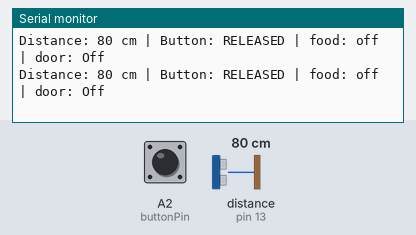
A sketch run on a simulated Arduino Uno, built with avr-gcc and run on an emulated ATmega328P. Shown: the last lines printed to the serial monitor. Wiring (inferred from the names in the program): ultrasonic range finder: trigger pin 12; echo pin 13. The test bench sets the inputs (shaded band); at power-on: distance to the obstacle (sensor on pin 13) 80 cm, A2 (buttonPin) HIGH. The echo pulse lasts 58.3 µs per cm.

Above: at 1.3 s.
1.4 s: distance to the obstacle (sensor on pin 13) set to 23 cm
At 1.9 s:
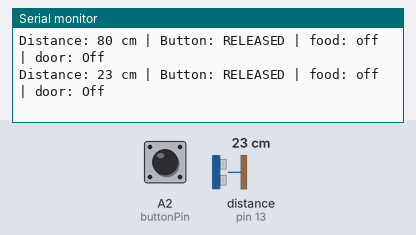
2.9 s: distance to the obstacle (sensor on pin 13) set to 18 cm
At 3.4 s:
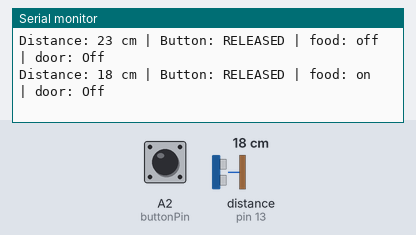

Measured:
- the behaviour switches between 21 and 20 cm on distance to the obstacle (sensor on pin 13) (found by bisection; images 1 and 2)
- after the input at 1.4 s, the serial monitor: prints a new line after 0.12 s (image 1)
- after the input at 2.9 s, the serial monitor: prints a new line after 0.13 s (image 2)

The sketch:

01_Ultrasonic_Button_Step4.ino
```cpp
// Step 4: ทดสอบ Ultrasonic (HC-SR04) + ปุ่มกด (Push Button) สำหรับข้อ food และ door
// หมายเหตุ: ถ้าเสียบสายตาม Lab14 เดิม ให้เปลี่ยน trigPin=4, echoPin=2
const int trigPin   = 12; // หรือเปลี่ยนเป็น 4
const int echoPin   = 13; // หรือเปลี่ยนเป็น 2
const int buttonPin = A2; // ต่อปุ่มกดระหว่าง A2 กับ GND

long readDistanceCm() {
  digitalWrite(trigPin, LOW);
  delayMicroseconds(2);
  digitalWrite(trigPin, HIGH);
  delayMicroseconds(10);
  digitalWrite(trigPin, LOW);

  long pulseWidth = pulseIn(echoPin, HIGH, 30000); // timeout 30ms
  return pulseWidth / 29 / 2;
}

void setup() {
  Serial.begin(9600);
  pinMode(trigPin, OUTPUT);
  pinMode(echoPin, INPUT);
  pinMode(buttonPin, INPUT_PULLUP);
}

void loop() {
  long distance = readDistanceCm();
  bool isPressed = (digitalRead(buttonPin) == LOW);

  // ข้อ 68070141/food: > 20 cm ส่ง "off", <= 20 cm ส่ง "on" (พิมพ์เล็ก)
  String foodMsg = (distance > 20) ? "off" : "on";

  // ข้อ 68070141/door: >= 20 cm และกดปุ่ม ส่ง "On", กรณีอื่นส่ง "Off" (O พิมพ์ใหญ่)
  String doorMsg = (distance >= 20 && isPressed) ? "On" : "Off";

  Serial.print("Distance: "); Serial.print(distance);
  Serial.print(" cm | Button: "); Serial.print(isPressed ? "PRESSED" : "RELEASED");
  Serial.print(" | food: "); Serial.print(foodMsg);
  Serial.print(" | door: "); Serial.println(doorMsg);

  delay(500);
}
```
